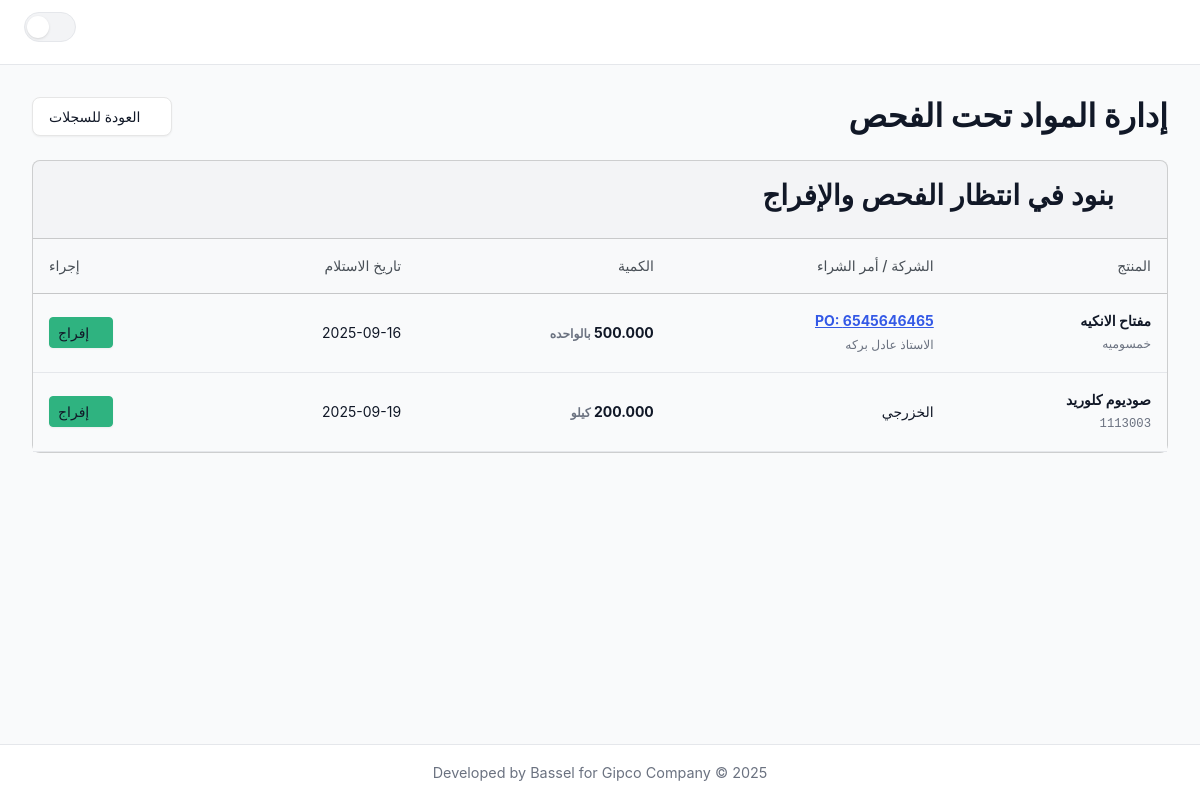
/quarantine/, run on an earlier commit of the app's database.
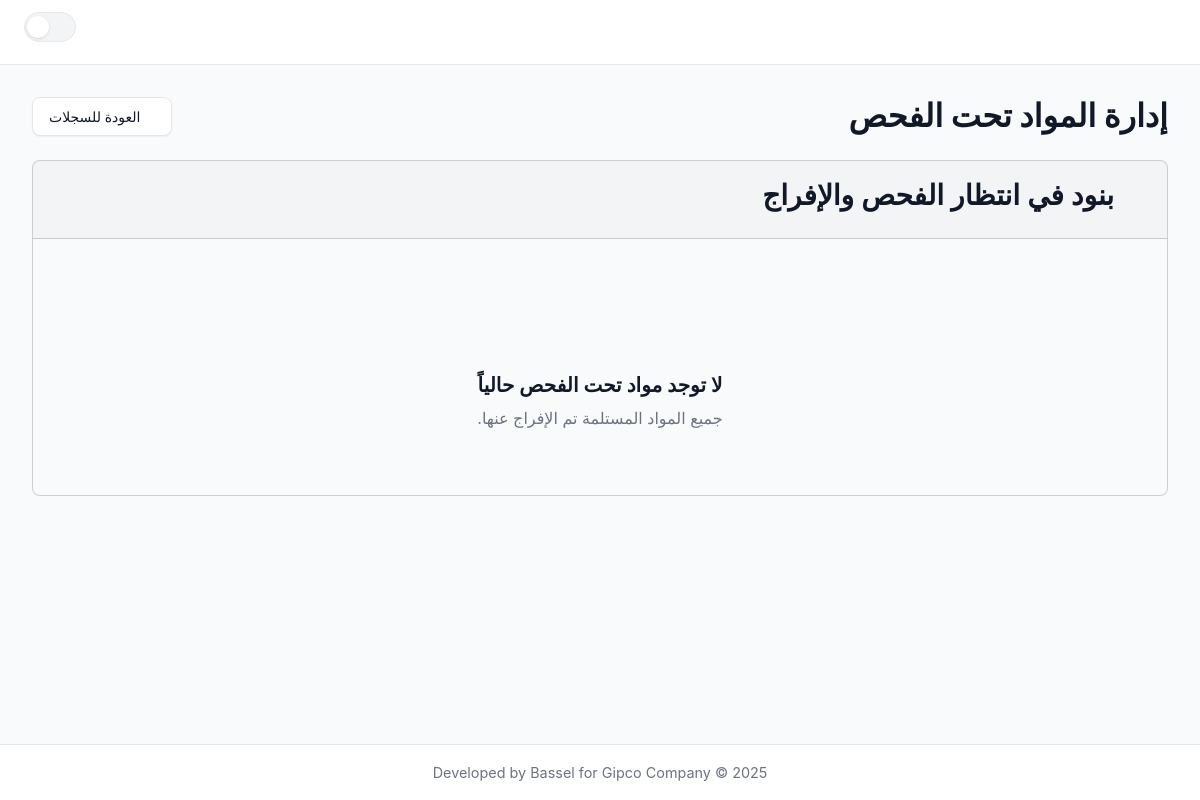
And on a later commit of the database.
### inventory/models.py (models this page shows, shortened)
class InventoryLog(models.Model):
    class Status(models.TextChoices):
        QUARANTINED = 'quarantined', _('تحت الفحص')
        RELEASED = 'released', _('مفرج عنه')
        REJECTED = 'rejected', _('مرفوض')
        SCRAPPED = 'scrapped', _('خردة') # --- NEW STATUS ---
    class VatTreatment(models.TextChoices):
        RECOVERABLE = 'recoverable', _('ضريبة قابلة للخصم')
        CAPITALIZED = 'capitalized', _('تضاف للتكلفة')
    product = models.ForeignKey(
        Product,
        on_delete=models.CASCADE,
        related_name='inventory_logs',
        verbose_name=_("Product")
    )
    company = models.ForeignKey(
        Company,
        on_delete=models.SET_NULL,
        null=True,
        blank=True,
        related_name='inventory_logs',
        verbose_name=_("Company")
    )
    quantity = models.FloatField(verbose_name=_("Quantity"))
    timestamp = models.DateTimeField(verbose_name=_("Timestamp"))
    qc_no = models.CharField(
        max_length=100,
        null=True,
        blank=True,
        verbose_name=_("QC Number")
    )
    status = models.CharField(
        max_length=20,
        choices=Status.choices,
        default=Status.QUARANTINED,
        verbose_name=_("Status")
    )
    release_timestamp = models.DateTimeField(
        null=True,
        blank=True,
        verbose_name=_("Release Timestamp")
    )
    po_item = models.ForeignKey(
        'PurchaseOrderItem',
        on_delete=models.SET_NULL,
        null=True,
        blank=True,
        related_name='receipts',
        verbose_name=_("Purchase Order Item")
    )
    tags = models.ManyToManyField(
        'ProductTag',
        blank=True,
        verbose_name=_("Tags"),
        related_name='inventory_logs'
    )
    base_unit_price = models.DecimalField(
        max_digits=12, decimal_places=3, default=Decimal('0.000'), verbose_name=_("Base Unit Price (before VAT)")
    )
    vat_amount = models.DecimalField(
        max_digits=12, decimal_places=3, default=Decimal('0.000'), verbose_name=_("VAT Amount")
    )
    vat_treatment = models.CharField(
        max_length=20,
        choices=VatTreatment.choices,
        default=VatTreatment.RECOVERABLE,
        verbose_name=_("VAT Treatment")
    )
    withholding_tax_amount = models.DecimalField(
        max_digits=12, decimal_places=3, default=Decimal('0.000'), verbose_name=_("Withholding Tax Amount")
    )
    class Meta:
        db_table = 'inventory_log'
        verbose_name = _("Inventory Log")
        verbose_name_plural = _("Inventory Logs")
        ordering = ['-timestamp']
    employee = models.ForeignKey(
        'Employee',
        on_delete=models.PROTECT,
        null=True,
        blank=True,
        related_name='inventory_receipts',
        verbose_name=_("Responsible Employee")
    )

class Product(models.Model):
    class ProductType(models.TextChoices):
        RAW_MATERIAL = 'مواد خام', _('مواد خام')
        PACKAGING = 'تعبئه و تغليف', _('تعبئه و تغليف')
        FINAL_PRODUCT = 'منتج نهائي', _('منتج نهائي')
        MRO = 'قطع غيار و صيانة', _('قطع غيار و صيانة')
        CONSUMABLE = 'مستهلكات', _('مستهلكات')
    name = models.CharField(max_length=255, verbose_name=_("Product Name"))
    code = models.CharField(max_length=100, unique=True, verbose_name=_("Product Code"))
    product_type = models.CharField(
        max_length=50,
        choices=ProductType.choices,
        verbose_name=_("Product Type")
    )
    unit = models.CharField(max_length=50, verbose_name=_("Unit of Measurement"))
    tags = models.ManyToManyField('ProductTag', blank=True, verbose_name=_("Tags"))
    moving_average_cost = models.DecimalField(
        max_digits=12, decimal_places=3, default=Decimal('0.000'), verbose_name=_("Moving Average Cost")
    )
    override_inventory_account = models.ForeignKey(
        'Account', on_delete=models.SET_NULL, null=True, blank=True,
        related_name='+', verbose_name=_("Override Inventory Account")
    )
    override_cogs_expense_account = models.ForeignKey(
        'Account', on_delete=models.SET_NULL, null=True, blank=True,
        related_name='+', verbose_name=_("Override COGS/Expense Account")
    )
    override_sales_revenue_account = models.ForeignKey(
        'Account', on_delete=models.SET_NULL, null=True, blank=True,
        related_name='+', verbose_name=_("Override Sales Revenue Account")
    )
    is_amortizable = models.BooleanField(
        default=False,
        verbose_name=_("Is Amortizable"),
        help_text=_("If checked, consuming this item will create a prepaid asset to be amortized over time.")
    )
    class Meta:
        db_table = 'products'
        verbose_name = _("Product")
        verbose_name_plural = _("Products")
        ordering = ['name']

class PurchaseOrderItem(models.Model):
    purchase_order = models.ForeignKey(
        PurchaseOrder,
        on_delete=models.CASCADE,
        related_name='items',
        verbose_name=_("Purchase Order")
    )
    product = models.ForeignKey(
        Product,
        on_delete=models.PROTECT,
        related_name='po_items',
        verbose_name=_("Product")
    )
    quantity_ordered = models.FloatField(verbose_name=_("Quantity Ordered"))
    base_price_per_unit = models.DecimalField(
        max_digits=14, decimal_places=3, verbose_name=_("Base Price Per Unit")
    )
    vat_rate = models.DecimalField(
        max_digits=5, decimal_places=2, default=Decimal('0.00'), verbose_name=_("VAT Rate (e.g., 0.14 for 14%)")
    )
    withholding_tax_rate = models.DecimalField(
        max_digits=5, decimal_places=2, default=Decimal('0.00'), verbose_name=_("Withholding Tax Rate (e.g., 0.01 for 1%)")
    )
    class Meta:
        db_table = 'purchase_order_items'
        verbose_name = _("Purchase Order Item")
        verbose_name_plural = _("Purchase Order Items")

class PurchaseOrder(models.Model):
    class Status(models.TextChoices):
        PENDING = 'pending', _('Pending')
        PARTIALLY_RECEIVED = 'partially_received', _('Partially Received')
        COMPLETED = 'completed', _('Completed')
        CANCELLED = 'cancelled', _('Cancelled')
    po_number = models.CharField(max_length=100, unique=True, verbose_name=_("PO Number"))
    supplier = models.ForeignKey(
        Company,
        on_delete=models.PROTECT,
        related_name='purchase_orders',
        verbose_name=_("Supplier")
    )
    order_date = models.DateField(verbose_name=_("Order Date"))
    status = models.CharField(
        max_length=20,
        choices=Status.choices,
        default=Status.PENDING,
        verbose_name=_("Status")
    )
    class Meta:
        db_table = 'purchase_orders'
        verbose_name = _("Purchase Order")
        verbose_name_plural = _("Purchase Orders")
        ordering = ['-order_date']

class Company(models.Model):
    name = models.CharField(max_length=255, unique=True, verbose_name=_("Company Name"))
    class Meta:
        db_table = 'companies'
        verbose_name = _("Company")
        verbose_name_plural = _("Companies")
        ordering = ['name']

### inventory/views/dashboard.py (the view)
# urls.py: path('quarantine/', quarantine_list, name='quarantine_list'),
def quarantine_list(request: HttpRequest) -> HttpResponse:
    quarantined_items = InventoryLog.objects.select_related(
        'product', 'company', 'po_item__purchase_order'
    ).filter(status=InventoryLog.Status.QUARANTINED).order_by('timestamp')
    context = {
        'active_page': 'quarantine',
        'logs': quarantined_items,
        'today_date': timezone.now().strftime('%Y-%m-%d'),
    }
    if 'X-Partial-Request' in request.headers:
        return render(request, 'inventory/partials/quarantine_content.html', context)
    return render(request, 'inventory/quarantine.html', context)

### inventory/templates/inventory/quarantine.html
{% extends "inventory/layout.html" %}
{% block content %}
    {% include "inventory/partials/quarantine_content.html" %}
{% endblock %}

### inventory/templates/inventory/layout.html (shortened to what this page needs)
{% load static %}
<!DOCTYPE html>
<html lang="ar" dir="rtl" data-bs-theme="light">
<head>
    <link rel="stylesheet" href="{% static 'css/google-fonts.css' %}" />
    <link rel="stylesheet" href="{% static 'css/bootstrap.rtl.css' %}" />
    <link rel="stylesheet" href="{% static 'css/bootstrap-icons.min.css' %}" />
    <link rel="stylesheet" href="{% static 'css/flatpickr.min.css' %}" />
    <link rel="stylesheet" href="{% static 'css/tom-select.bootstrap5.min.css' %}"/>
    <link rel="stylesheet" href="{% static 'css/style.css' %}" />
    <link rel="stylesheet" href="{% static 'css/print.css' %}" media="print">
</head>
<body>
    <div class="layout-wrapper">
        <div class="main-content">
            <header class="header">
                <button class="sidebar-toggle" type="button" data-bs-toggle="offcanvas" data-bs-target="#sidebarOffcanvas" aria-controls="sidebarOffcanvas" aria-label="Toggle Sidebar">
                    <i class="bi bi-list"></i>
                </button>
                <div class="header-actions">
                    <div class="form-check form-switch theme-switch">
                        <label class="form-check-label" for="darkModeSwitch">
                            <i class="bi bi-sun-fill"></i>
                            <i class="bi bi-moon-stars-fill"></i>
                        </label>
                    </div>
                </div>
            </header>
            <main class="content-wrapper">
                <div id="page-content">
                    {% block content %}{% endblock %}
                </div>
            </main>
            <footer class="footer mt-auto py-3 text-center">
                <div class="container">
                    <span>Developed by Bassel for Gipco Company &copy; 2025</span>
                </div>
            </footer>
        </div>
    </div>
</body>
</html>

### inventory/templates/inventory/partials/quarantine_content.html (shortened to what this page needs)
<div class="d-flex justify-content-between align-items-center mb-4">
    <h1 class="h2 mb-0" style="font-weight: 700;">إدارة المواد تحت الفحص</h1>
    <a href="{% url 'inventory:records' %}" class="btn btn-secondary"><i class="bi bi-arrow-left"></i> العودة للسجلات</a>
</div>
<div class="card">
    <div class="card-header">
        <h3><i class="bi bi-shield-slash text-warning"></i> بنود في انتظار الفحص والإفراج</h3>
    </div>
    <div class="card-body p-0">
        {% if not logs %}
        <div class="text-center p-5">
            <i class="bi bi-shield-check display-4 text-success"></i>
            <h5 class="mt-3">لا توجد مواد تحت الفحص حالياً</h5>
            <p class="text-muted">جميع المواد المستلمة تم الإفراج عنها.</p>
        </div>
        {% else %}
        <div class="table-responsive">
            <table class="table table-hover align-middle mb-0">
                <thead class="table-light">
                    <tr>
                        <th class="ps-3">المنتج</th>
                        <th>الشركة / أمر الشراء</th>
                        <th>الكمية</th>
                        <th>تاريخ الاستلام</th>
                        <th class="text-end pe-3">إجراء</th>
                    </tr>
                </thead>
                <tbody>
                    {% for log in logs %}
                    <tr>
                        <td class="ps-3">
                            <strong>{{ log.product.name }}</strong><br>
                            <small class="text-muted font-monospace">{{ log.product.code }}</small>
                        </td>
                        <td>
                            {% if log.po_item %}
                                <a href="{% url 'inventory:view_purchase_order' pk=log.po_item.purchase_order.id %}" class="fw-bold">
                                    PO: {{ log.po_item.purchase_order.po_number }}
                                </a>
                                <br><small class="text-muted">{{ log.po_item.purchase_order.supplier.name }}</small>
                            {% elif log.company %}
                                {{ log.company.name }}
                            {% else %}
                                ---
                            {% endif %}
                        </td>
                        <td class="fw-bold">{{ log.quantity|floatformat:3 }} <small class="text-muted">{{ log.product.unit }}</small></td>
                        <td class="text-nowrap">{{ log.timestamp|date:"Y-m-d" }}</td>
                        <td class="text-end pe-3">
                            <button
                                type="button"
                                class="btn btn-sm btn-success release-btn"
                                data-bs-toggle="modal"
                                data-bs-target="#releaseModal"
                                data-log-id="{{ log.id }}"
                            >
                                <i class="bi bi-check2-circle"></i> إفراج
                            </button>
                        </td>
                    </tr>
                    {% endfor %}
                </tbody>
            </table>
        </div>
        {% endif %}
    </div>
</div>

What changed in the data, as far as the page shows it:
removed InventoryLog: product.name "مفتاح الانكيه", product.code "خمسوميه", po_item.purchase_order.po_number "6545646465", po_item.purchase_order.supplier.name "الاستاذ عادل بركه", quantity "500.000", product.unit "بالواحده", timestamp "2025-09-16"
removed InventoryLog: product.name "صوديوم كلوريد", product.code "1113003", company.name "الخزرجي", quantity "200.000", product.unit "كيلو", timestamp "2025-09-19"
Also different on the page:
text no longer shown: "المنتج الشركة / أمر الشراء الكمية تاريخ الاستلام إجراء"
text now shown: "لا توجد مواد تحت الفحص حالياً جميع المواد المستلمة تم الإفراج عنها."
